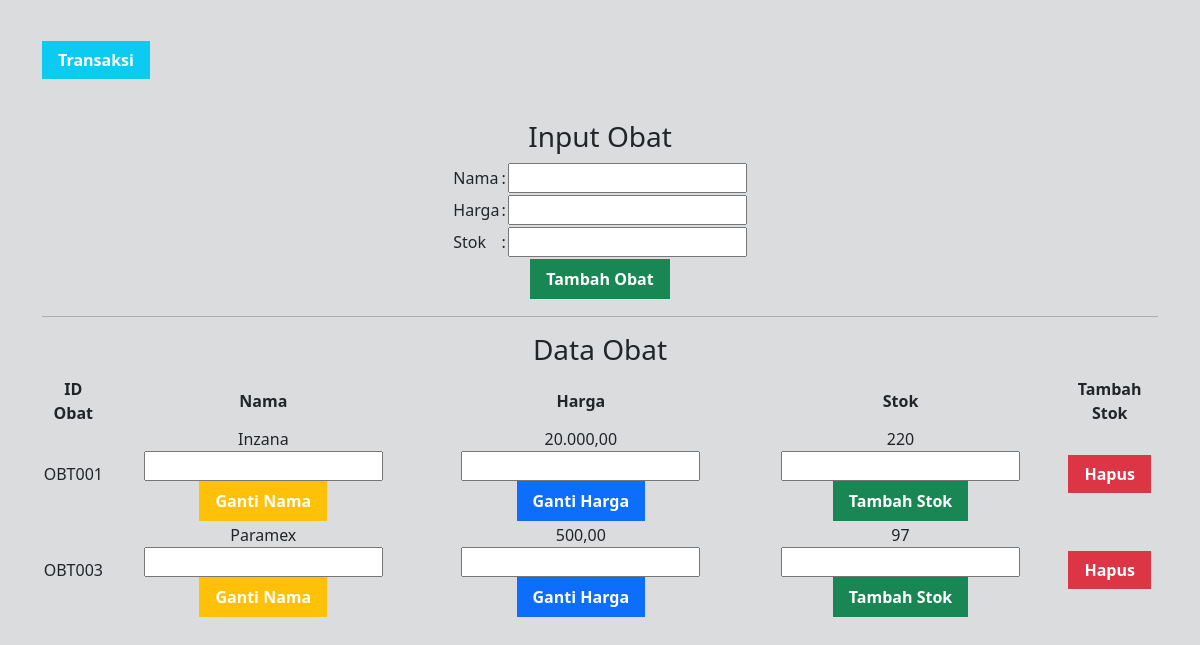
/obat.php, run on the app's committed database.
### tables this page shows
CREATE TABLE `obat` (
  `id_obat` varchar(6) NOT NULL,
  `nama_obat` varchar(255) NOT NULL,
  `harga` int(11) NOT NULL,
  `stok` int(11) NOT NULL
);

### koneksi.php (called while the page is built, shortened)
<?php
    $conn = mysqli_connect('localhost', 'root', '', 'kesehatan');
    function query($query){
        global $conn;
        $result = mysqli_query($conn, $query);
        $rows = [];
        while ($row = mysqli_fetch_assoc($result)){
            $rows[] = $row;
        }
        return $rows;
    }
    function rupiah($angka){
        $hasil_rupiah = number_format($angka,2,',','.');
        return $hasil_rupiah;
    }
?>

### obat.php (the view, shortened to what this page needs)
<?php
    include 'koneksi.php';
?>
<!doctype html>
<html lang="en">
  <head>
    <link href="https://cdn.jsdelivr.net/npm/bootstrap@5.1.3/dist/css/bootstrap.min.css" rel="stylesheet">
  </head>
  <body style="height: 100vh; width: 100vw;" class="bg-secondary bg-opacity-25">
    <div class="container py-5">
        <a href="index.php" class="text-decoration-none text-white fw-bold px-3 py-2 bg-info">Transaksi</a>
    </div>
    <div class="container text-center d-flex flex-column justify-content-center">
        <h3>Input Obat</h3>
        <form action="" method="post">
        <center>
        <table>
            <tr>
                <td>Nama</td>
                <td>:</td>
                <td><input type="text" name="nama_obat" required></td>
            </tr>
            <tr>
                <td>Harga</td>
                <td>:</td>
                <td><input type="number" name="harga" id=""></td>
            </tr>
            <tr>
                <td>Stok</td>
                <td>:</td>
                <td><input type="number" name="stok" maxlength="3" required></td>
            </tr>
            <tr>
                <td colspan="3" class="text-center"><input type="submit" name="tambahobat" value="Tambah Obat" class="text-decoration-none text-white fw-bold px-3 py-2 bg-success border-0"></td>
            </tr>
        </form>
        <hr>
        <h3>Data Obat</h3>
        <table style="width: 100%; margin-top: 10px;">
            <tr>
                <?php
                    $obat = query("select * from obat");
                ?>
                <th>ID Obat</th>
                <th>Nama</th>
                <th>Harga</th>
                <th>Stok</th>
                <th>Tambah Stok</th>
            </tr>
            <?php foreach($obat as $row): ?>
            <tr>
                <td><?= $row['id_obat'] ?></td>
                <td><?= $row['nama_obat'] ?>
                    <form method="post">
                        <input type="text" name="namaBaru" required>
                        <input type="submit" name="gantiNama" value="Ganti Nama" class="text-white fw-bold px-3 py-2 bg-warning border-0">
                    </form>
                </td>
                <td><?= rupiah($row['harga']) ?>
                    <form method="post">
                        <input type="number" name="hargaBaru" required>
                        <input type="submit" name="gantiHarga" value="Ganti Harga" class="text-white fw-bold px-3 py-2 bg-primary border-0">
                    </form>
                </td>
                <td><?= $row['stok'] ?>
                    <form method="post">
                        <input type="number" name="jumlahstok" required>
                        <input type="submit" name="tambahstok" value="Tambah Stok" class="text-white fw-bold px-3 py-2 bg-success border-0">
                    </form>
                </td>
                <td>
                    <a href="hapus.php?id=<?= $row['id_obat'] ?>&tabel=obat" class="text-decoration-none text-white fw-bold px-3 py-2 bg-danger">Hapus</a>
                </td>
            </tr>
            <?php endforeach ?>
        </table>
    </div>
  </body>
</html>

### data on the page
obat: id_obat "OBT001", nama_obat "Inzana", harga "20.000,00", stok "220"
obat: id_obat "OBT003", nama_obat "Paramex", harga "500,00", stok "97"
